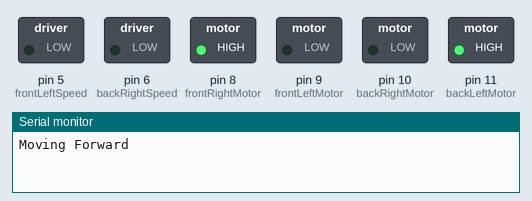
Recording of a sketch running on a simulated Arduino Uno, built with avr-gcc and run on an emulated ATmega328P. Shown: switched loads named in the sketch (green lamp = pin HIGH), the last lines printed to the serial monitor. Pins used as bus, display or sensor lines are not drawn.

Above: at 0.5 s.
At 1.5 s:
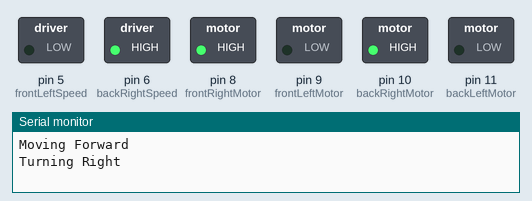
At 2.5 s:
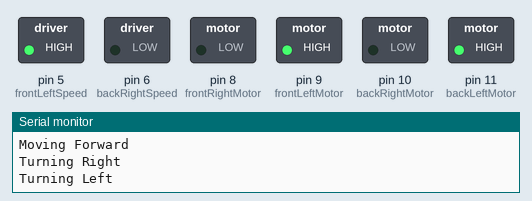
At 3.5 s:
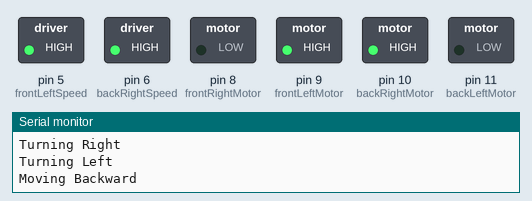
At 4.5 s:
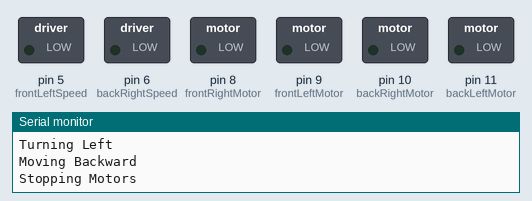
Timing chart, 0 to 6.5 s (numbered marks = the images above):
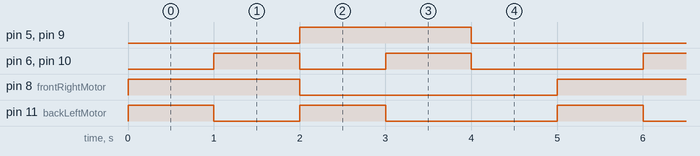

The sketch:

DCMOTOR_niraj_.ino
```cpp
int frontRightMotor = 8;
int frontLeftMotor = 9;
int backRightMotor = 10;
int backLeftMotor = 11;

// Declare PWM pins for speed control
int frontRightSpeed = 3;  // PWM pin for Front Right motor speed
int frontLeftSpeed = 5;   // PWM pin for Front Left motor speed
int backRightSpeed = 6;   // PWM pin for Back Right motor speed
int backLeftSpeed = 11;   // PWM pin for Back Left motor speed

void setup() {

  pinMode(frontRightMotor, OUTPUT);
  pinMode(frontLeftMotor, OUTPUT);
  pinMode(backRightMotor, OUTPUT);
  pinMode(backLeftMotor, OUTPUT);

  pinMode(frontRightSpeed, OUTPUT);
  pinMode(frontLeftSpeed, OUTPUT);
  pinMode(backRightSpeed, OUTPUT);
  pinMode(backLeftSpeed, OUTPUT);

  // Start serial communication for debugging
  Serial.begin(9600);
}

void loop() {
  // Test motor movements with delays
  forward();
  delay(1000);

  right();
  delay(1000);

  left();
  delay(1000);

  backward();
  delay(1000);

  stop();
  delay(1000);
}

void forward() {
  Serial.println("Moving Forward");
  // Set motor direction
  digitalWrite(frontRightMotor, HIGH);  // Front Right Motor ON
  digitalWrite(frontLeftMotor, LOW);    // Front Left Motor OFF
  digitalWrite(backRightMotor, LOW);    // Back Right Motor OFF
  digitalWrite(backLeftMotor, HIGH);    // Back Left Motor ON

  // Set motor speeds using PWM (range: 0 to 255)
  analogWrite(frontRightSpeed, 255); // Full speed for Front Right motor
  analogWrite(frontLeftSpeed, 0);    // No speed for Front Left motor
  analogWrite(backRightSpeed, 0);    // No speed for Back Right motor
  analogWrite(backLeftSpeed, 255);   // Full speed for Back Left motor
}

void right() {
  Serial.println("Turning Right");
  // Set motor direction for turning right
  digitalWrite(frontRightMotor, HIGH);  // Front Right Motor ON
  digitalWrite(frontLeftMotor, LOW);    // Front Left Motor OFF
  digitalWrite(backRightMotor, HIGH);   // Back Right Motor ON
  digitalWrite(backLeftMotor, LOW);     // Back Left Motor OFF

  // Set motor speeds using PWM (range: 0 to 255)
  analogWrite(frontRightSpeed, 255);  // Full speed for Front Right motor
  analogWrite(frontLeftSpeed, 0);     // No speed for Front Left motor
  analogWrite(backRightSpeed, 255);   // Full speed for Back Right motor
  analogWrite(backLeftSpeed, 0);      // No speed for Back Left motor
}

void left() {
  Serial.println("Turning Left");
  // Set motor direction for turning left
  digitalWrite(frontRightMotor, LOW);   // Front Right Motor OFF
  digitalWrite(frontLeftMotor, HIGH);   // Front Left Motor ON
  digitalWrite(backRightMotor, LOW);    // Back Right Motor OFF
  digitalWrite(backLeftMotor, HIGH);    // Back Left Motor ON

  // Set motor speeds using PWM (range: 0 to 255)
  analogWrite(frontRightSpeed, 0);  // No speed for Front Right motor
  analogWrite(frontLeftSpeed, 255); // Full speed for Front Left motor
  analogWrite(backRightSpeed, 0);   // No speed for Back Right motor
  analogWrite(backLeftSpeed, 255);  // Full speed for Back Left motor
}

void backward() {
  Serial.println("Moving Backward");
  // Set motor direction for moving backward
  digitalWrite(frontRightMotor, LOW);   // Front Right Motor OFF
  digitalWrite(frontLeftMotor, HIGH);   // Front Left Motor ON
  digitalWrite(backRightMotor, HIGH);   // Back Right Motor ON
  digitalWrite(backLeftMotor, LOW);     // Back Left Motor OFF

  // Set motor speeds using PWM (range: 0 to 255)
  analogWrite(frontRightSpeed, 0);   // No speed for Front Right motor
  analogWrite(frontLeftSpeed, 255);  // Full speed for Front Left motor
  analogWrite(backRightSpeed, 255);  // Full speed for Back Right motor
  analogWrite(backLeftSpeed, 0);     // No speed for Back Left motor
}

void stop() {
  Serial.println("Stopping Motors");
  // Stop all motors
  digitalWrite(frontRightMotor, LOW);   // Front Right Motor OFF
  digitalWrite(frontLeftMotor, LOW);    // Front Left Motor OFF
  digitalWrite(backRightMotor, LOW);    // Back Right Motor OFF
  digitalWrite(backLeftMotor, LOW);     // Back Left Motor OFF

  // Set motor speeds to 0 (stop motors)
  analogWrite(frontRightSpeed, 0);  // Stop Front Right motor
  analogWrite(frontLeftSpeed, 0);   // Stop Front Left motor
  analogWrite(backRightSpeed, 0);   // Stop Back Right motor
  analogWrite(backLeftSpeed, 0);    // Stop Back Left motor
}
```

Measured:
- by itself, pin 5 (frontLeftSpeed), pin 8 (frontRightMotor), pin 9 (frontLeftMotor): alternates HIGH for 2.0 s and LOW for 3.0 s
- by itself, pin 6 (backRightSpeed), pin 10 (backRightMotor), pin 11 (backLeftMotor): repeats every 5.0 s: LOW 1.0 s, HIGH 1.0 s, LOW 2.0 s, HIGH 1.0 s
- by itself, everything shown: repeats every 5.0 s, in 5 steps
